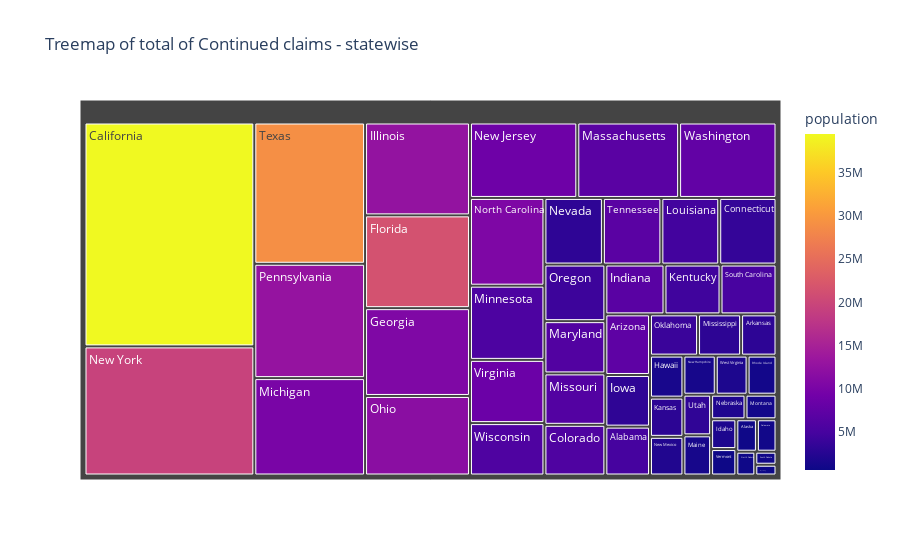

The notebook cell this image was saved under:
### Code cell
fig = px.treemap(df_statewise, path=['State'], values='Continued Claims',color='population',title="Treemap of total of Continued claims - statewise")
fig.show()

### Figure 1 — Plotly figure (JSON) as saved in the notebook; plotly's stock layout.template omitted (floating-point values rounded to 4 significant figures)
{"data": [{"branchvalues": "total", "customdata": [[4903185], [731545], [7278717], [3017804], [39512223], [5758736], [3565000.0], [973764], [21477737], [10617423], [1415872], [1787065], [12671821], [6732219], [3155070], [2913000.0], [4467673], [4648794], [1344212], [6045680], [6892503], [9987000.0], [5639632], [2976149], [6137428], [1068778], [1934000.0], [3080156], [1359711], [8882190], [2096829], [19450000.0], [10488084], [762062], [11689100], [3957000.0], [4217737], [12801989], [1059361], [5148714], [884659], [6829000.0], [28995881], [3205958], [623989], [8535519], [7614893], [1792147], [5822434], [578759]], "domain": {"x": [0, 1], "y": [0, 1]}, "hovertemplate": "labels=%{label}<br>Continued Claims=%{value}<br>parent=%{parent}<br>id=%{id}<br>population=%{color}<extra></extra>", "ids": ["Alabama", "Alaska", "Arizona", "Arkansas", "California", "Colorado", "Connecticut", "Delaware", "Florida", "Georgia", "Hawaii", "Idaho", "Illinois", "Indiana", "Iowa", "Kansas", "Kentucky", "Louisiana", "Maine", "Maryland", "Massachusetts", "Michigan", "Minnesota", "Mississippi", "Missouri", "Montana", "Nebraska", "Nevada", "New Hampshire", "New Jersey", "New Mexico", "New York", "North Carolina", "North Dakota", "Ohio", "Oklahoma", "Oregon", "Pennsylvania", "Rhode Island", "South Carolina", "South Dakota", "Tennessee", "Texas", "Utah", "Vermont", "Virginia", "Washington", "West Virginia", "Wisconsin", "Wyoming"], "labels": ["Alabama", "Alaska", "Arizona", "Arkansas", "California", "Colorado", "Connecticut", "Delaware", "Florida", "Georgia", "Hawaii", "Idaho", "Illinois", "Indiana", "Iowa", "Kansas", "Kentucky", "Louisiana", "Maine", "Maryland", "Massachusetts", "Michigan", "Minnesota", "Mississippi", "Missouri", "Montana", "Nebraska", "Nevada", "New Hampshire", "New Jersey", "New Mexico", "New York", "North Carolina", "North Dakota", "Ohio", "Oklahoma", "Oregon", "Pennsylvania", "Rhode Island", "South Carolina", "South Dakota", "Tennessee", "Texas", "Utah", "Vermont", "Virginia", "Washington", "West Virginia", "Wisconsin", "Wyoming"], "marker": {"coloraxis": "coloraxis", "colors": [4903185, 731545, 7278717, 3017804, 39512223, 5758736, 3565000.0, 973764, 21477737, 10617423, 1415872, 1787065, 12671821, 6732219, 3155070, 2913000.0, 4467673, 4648794, 1344212, 6045680, 6892503, 9987000.0, 5639632, 2976149, 6137428, 1068778, 1934000.0, 3080156, 1359711, 8882190, 2096829, 19450000.0, 10488084, 762062, 11689100, 3957000.0, 4217737, 12801989, 1059361, 5148714, 884659, 6829000.0, 28995881, 3205958, 623989, 8535519, 7614893, 1792147, 5822434, 578759]}, "name": "", "parents": ["", "", "", "", "", "", "", "", "", "", "", "", "", "", "", "", "", "", "", "", "", "", "", "", "", "", "", "", "", "", "", "", "", "", "", "", "", "", "", "", "", "", "", "", "", "", "", "", "", ""], "type": "treemap", "values": [92148, 28160.0, 114300.0, 61700.0, 1606000.0, 130400.0, 161200.0, 26800.0, 411100.0, 389100.0, 59310.0, 31730.0, 411539, 124400.0, 97420.0, 55350.0, 117900.0, 162800.0, 46980.0, 134500.0, 324500.0, 455600.0, 233300.0, 75020.0, 132300.0, 32226, 35770.0, 164600.0, 53350.0, 342000.0, 54590.0, 926100.0, 275900.0, 19080.0, 352400.0, 83760.0, 145600.0, 534900.0, 47700.0, 117800.0, 11669, 164500.0, 660900.0, 47570.0, 28170.0, 198900.0, 310400.0, 52480.0, 164800.0, 9643.0]}], "layout": {"autosize": true, "coloraxis": {"colorbar": {"title": {"text": "population"}}, "colorscale": [[0, "#0d0887"], [0.1111, "#46039f"], [0.2222, "#7201a8"], [0.3333, "#9c179e"], [0.4444, "#bd3786"], [0.5556, "#d8576b"], [0.6667, "#ed7953"], [0.7778, "#fb9f3a"], [0.8889, "#fdca26"], [1, "#f0f921"]]}, "legend": {"tracegroupgap": 0}, "title": {"text": "Treemap of total of Continued claims - statewise"}}}
